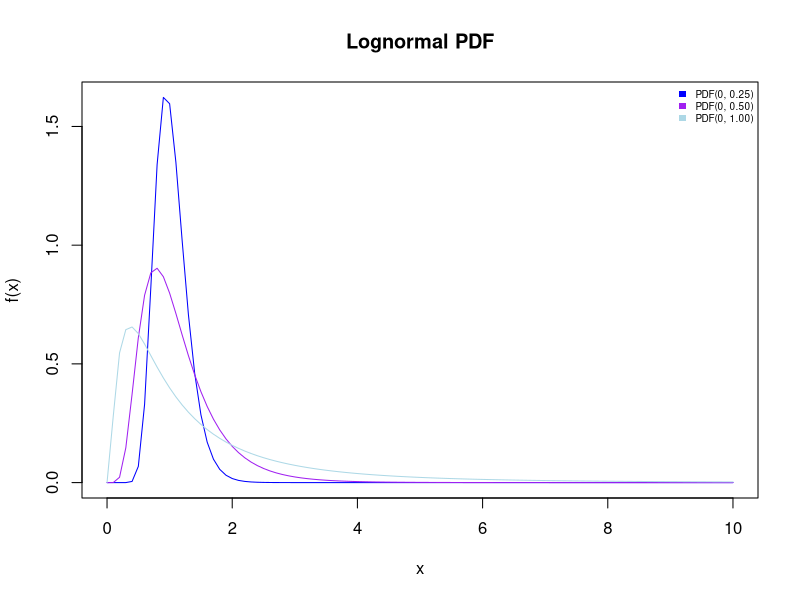
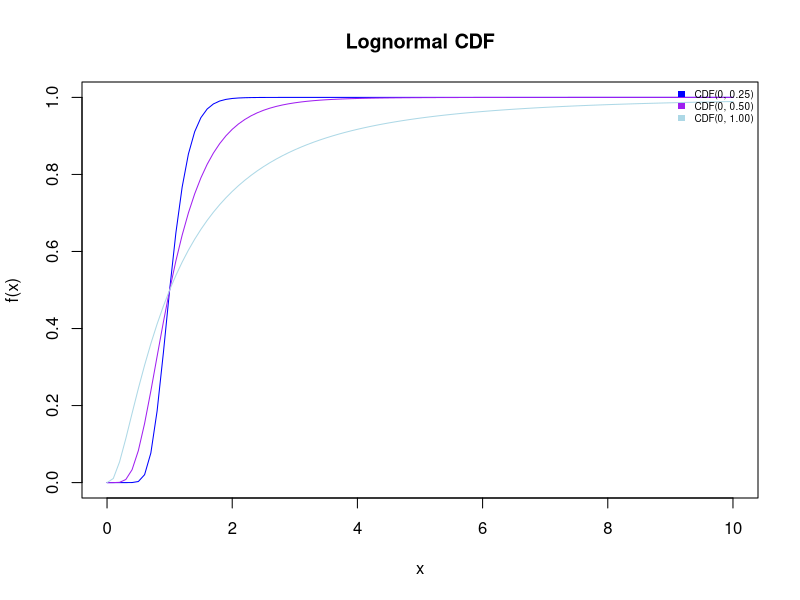
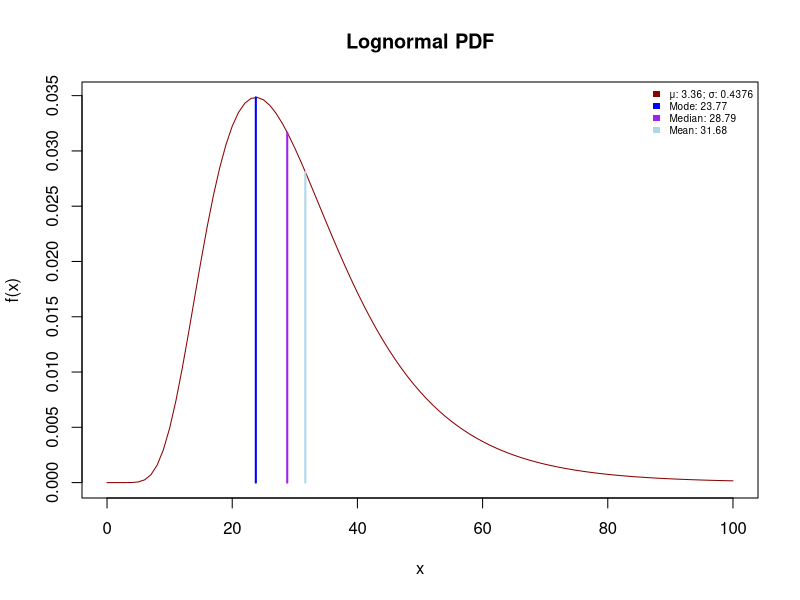
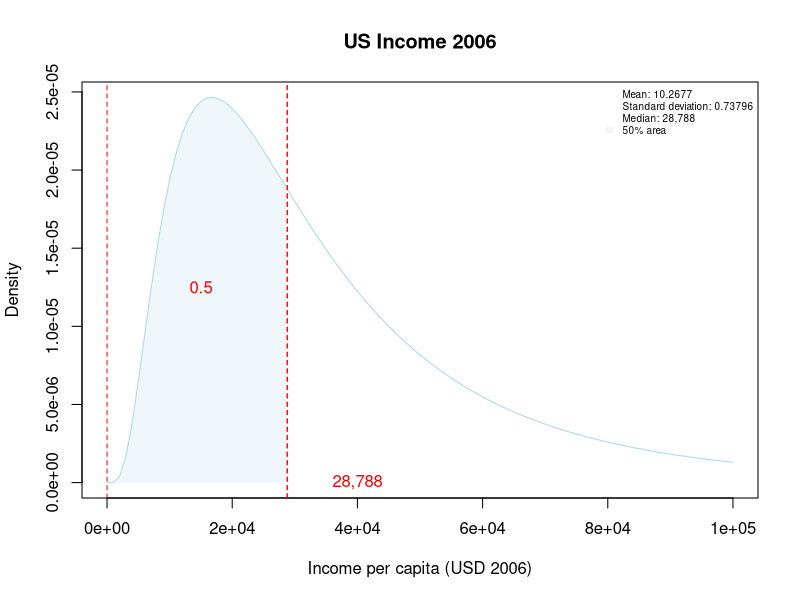
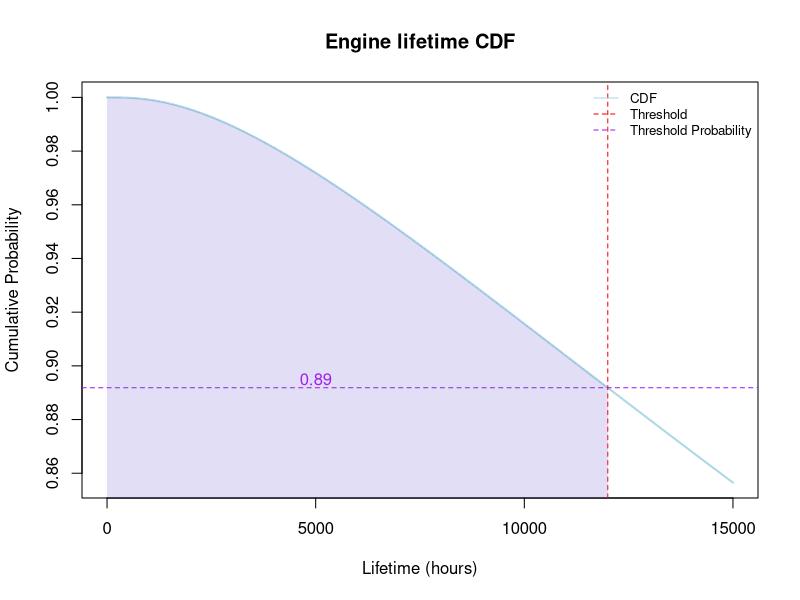

Source code (R) for these figures, in order:
## ---- chunk 1
#| echo: false

# Lognormal Distribution (multiple PDF)

# Create PDF plots
curve(dlnorm(x, meanlog=0, sdlog=.25), from=0, to=10, col='blue', main = "Lognormal PDF", xlab = "x", ylab = "f(x)")
curve(dlnorm(x, meanlog=0, sdlog=.5), from=0, to=10, col='purple', add=TRUE)
curve(dlnorm(x, meanlog=0, sdlog=1), from=0, to=10, col='lightblue', add=TRUE)

# Add legend
legend("topright", legend = c("PDF(0, 0.25)", "PDF(0, 0.50)", "PDF(0, 1.00)"), fill = c("blue", "purple", "lightblue"), border = NA, cex = 0.6, bty = "n")
## ---- chunk 2
#| echo: false

# Lognormal Distribution (multiple CDF)

# Create CDF plots
curve(plnorm(x, meanlog=0, sdlog=.25), from=0, to=10, col='blue', main = "Lognormal CDF", xlab = "x", ylab = "f(x)")
curve(plnorm(x, meanlog=0, sdlog=.5), from=0, to=10, col='purple', add=TRUE)
curve(plnorm(x, meanlog=0, sdlog=1), from=0, to=10, col='lightblue', add=TRUE)

# Add legend
legend("topright", legend = c("CDF(0, 0.25)", "CDF(0, 0.50)", "CDF(0, 1.00)"), fill = c("blue", "purple", "lightblue"), border = NA, cex = 0.6, bty = "n")
## ---- chunk 3
#| echo: false  

#  Comparison of mean value, median, and mode

# Create PDF plots 
curve(dlnorm(x, meanlog=3.36, sdlog=0.4376), from=0, to=100, col='darkred', main = "Lognormal PDF", xlab = "x", ylab = "f(x)") 

# Mode
segments(23.77, 0, 23.77, dlnorm(23.77, meanlog=3.36, sdlog=0.4376), col = "blue", lty = 1, lwd=2)

# Median
segments(28.79, 0, 28.79, dlnorm(28.79, meanlog=3.36, sdlog=0.4376), col = "purple", lty = 1, lwd=2)

# Mean
segments(31.68, 0, 31.68, dlnorm(31.68, meanlog=3.36, sdlog=0.4376), col = "lightblue", lty = 1, lwd=2)


# Add legend 
legend("topright", legend = c("μ: 3.36; σ: 0.4376", "Mode: 23.77", "Median: 28.79", "Mean: 31.68"), fill = c("darkred", "blue", "purple", "lightblue"), border = NA, cex = 0.6, bty = "n")
## ---- chunk 4
#| echo: false  

# US Income 2006

# Parameters
loc <- 10.2677
scale <- 0.73796
thresh <- 0
median <- 28788

# Define transparent fill color
red <- 173
green <- 216
blue <- 230
alpha <- 50
lightblue_trans <- rgb(red, green, blue, alpha, maxColorValue=255)

# Create PDF plots 
curve(dlnorm(x, meanlog=loc, sdlog=scale), from=0, to=100000, col="lightblue", main = "US Income 2006", xlab = "Income per capita (USD 2006)", ylab = "Density")

# Find the x and y coordinates for the polygon
x_polygon <- seq(0, median, length.out = 1000)
y_polygon <- dlnorm(x_polygon, meanlog=loc, sdlog=scale)

# Add the filled area below the curve up to the median
polygon(c(x_polygon, median), c(y_polygon, 0), col = lightblue_trans, border = NA)

# Add a vertical line at the median
abline(v = median, col = "red", lty = 2)

# Add a vertical line at the threshold
abline(v = thresh, col = "red", lty = 2)

# Add a vertical line at the median value of 28,788
abline(v = median, col = "red", lty = 2)

# Add legend 
legend("topright", legend = c("Mean: 10.2677", "Standard deviation: 0.73796", "Median: 28,788","50% area"), fill = c("white", "white", "white", lightblue_trans), border = NA, cex = 0.6, bty = "n")

# Add labeling
text(4e+04, 0, "28,788", col = "red")
text(1.5e+04, 1.25e-05, "0.5", col = "red")
## ---- chunk 5
# Lifetime of an engine

# Parameters
mean_normal <- 11 # mean of the underlying normal distribution
sd_normal <- 1.3  # standard deviation of the underlying normal distribution
threshold_lifetime <- 12000  # threshold value

# Calculate the probability that the lifetime exceeds the threshold
probability_exceeds_threshold <- 1 - pnorm(log(threshold_lifetime), mean = mean_normal, sd = sd_normal)

# Print the result
cat("Probability that the lifetime exceeds 12,000 hours:", probability_exceeds_threshold, "\n")

## ---- chunk 6
#| echo: false  

# Lifetime of an engine

# Parameters
mean_normal <- 11      # mean of the underlying normal distribution
sd_normal <- 1.3       # standard deviation of the underlying normal distribution
threshold_lifetime <- 12000  # threshold value

# Define transparent fill color
red <- 106
green <- 90
blue <- 205
alpha <- 50
purple_trans <- rgb(red, green, blue, alpha, maxColorValue=255)

# Calculate the probability that the lifetime exceeds the threshold
probability_exceeds_threshold <- 1 - pnorm(log(threshold_lifetime), mean = mean_normal, sd = sd_normal)

# Generate a sequence of values for the x-axis
x_values <- seq(0, 15000, length.out = 1000)

# Calculate the CDF values for the generated x_values
cdf_values <- 1 - pnorm(log(x_values), mean = mean_normal, sd = sd_normal)

# CDF Plot
plot(x_values, cdf_values, type = 'l', col = 'lightblue', lwd = 2,
     main = 'Engine lifetime CDF',
     ylab = 'Cumulative Probability', xlab = 'Lifetime (hours)')

# Add a vertical line at the threshold
abline(v = threshold_lifetime, col = 'red', lty = 2)

# Add a horizontal line at the threshold probability
abline(h = probability_exceeds_threshold, col = 'purple', lty = 2)

# Fill the area below the curve from 0 to the threshold
polygon(c(0, x_values[x_values <= threshold_lifetime], threshold_lifetime), c(0, cdf_values[x_values <= threshold_lifetime], 0), col = purple_trans, border = NA)

# Add legend
legend("topright", legend = c("CDF", "Threshold", "Threshold Probability"), col = c("lightblue", "red", "purple"), border = NA, lty = c(1, 2, 2), cex = 0.8, bty = "n")

# Add labeling
text(5000, 0.895, "0.89", col = "purple")


# Print the result
# cat("Probability that the lifetime exceeds 12,000 hours:", probability_exceeds_threshold, "\n")
